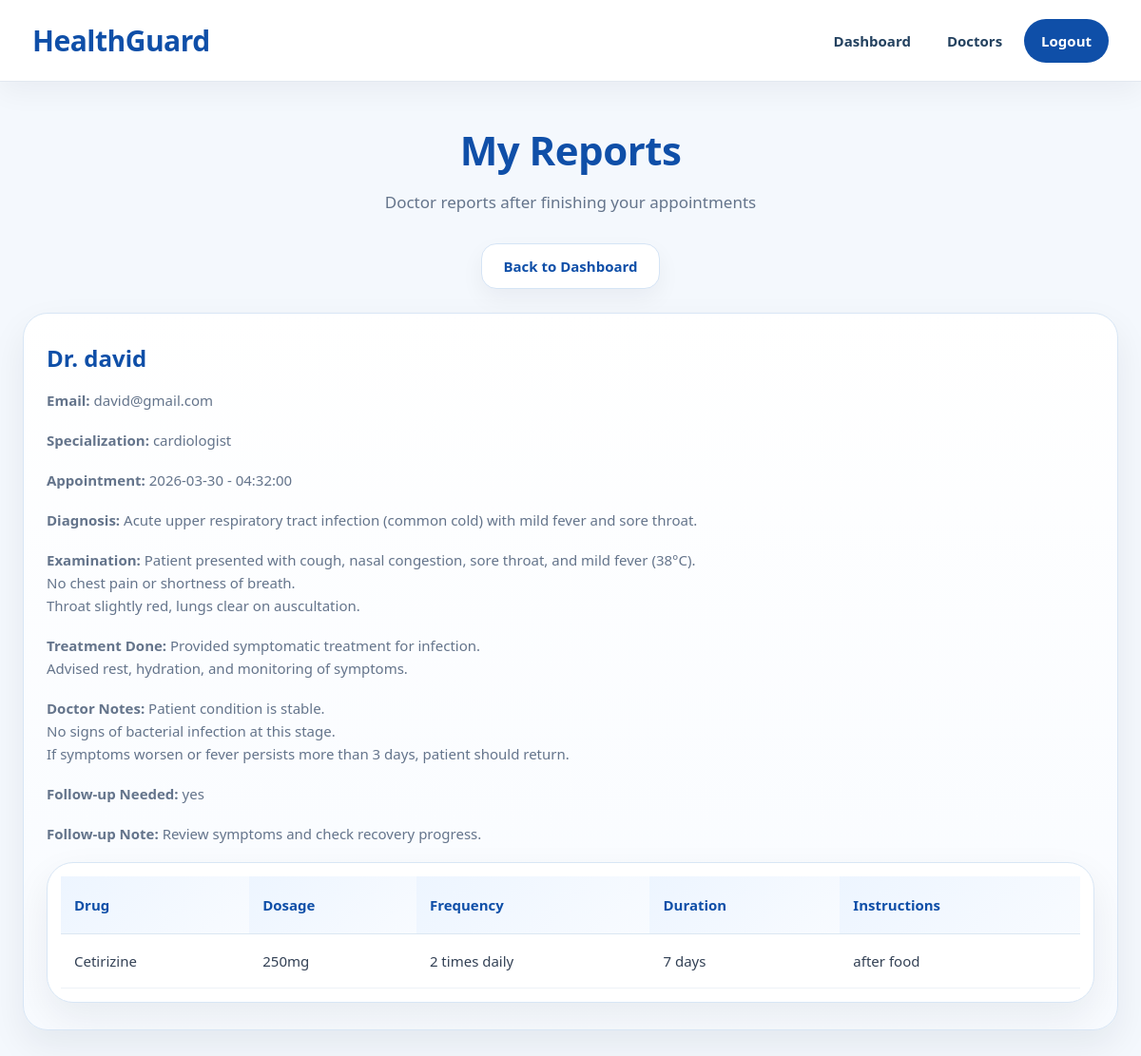
Screenshot of /patient/my_reports.php (signed in) with the database file from the repository.
### tables this page shows
CREATE TABLE IF NOT EXISTS `medical_reports` (
  `report_id` int NOT NULL AUTO_INCREMENT,
  `appointment_id` int NOT NULL,
  `patient_id` int NOT NULL,
  `doctor_id` int NOT NULL,
  `diagnosis` text NOT NULL,
  `examination` text,
  `treatment_done` text,
  `doctor_notes` text,
  `follow_up_needed` enum('no','yes') DEFAULT 'no',
  `follow_up_note` text,
  `created_at` datetime DEFAULT CURRENT_TIMESTAMP,
  `updated_at` datetime DEFAULT CURRENT_TIMESTAMP ON UPDATE CURRENT_TIMESTAMP,
  PRIMARY KEY (`report_id`),
  UNIQUE KEY `appointment_id` (`appointment_id`),
  KEY `fk_medical_reports_patient_user` (`patient_id`),
  KEY `fk_medical_reports_doctor` (`doctor_id`)
);

CREATE TABLE IF NOT EXISTS `users` (
  `user_id` int NOT NULL AUTO_INCREMENT,
  `name` varchar(100) NOT NULL,
  `role` enum('patient','doctor','admin') NOT NULL,
  `email` varchar(100) NOT NULL,
  `password` varchar(255) NOT NULL,
  `created_at` timestamp NULL DEFAULT CURRENT_TIMESTAMP,
  PRIMARY KEY (`user_id`),
  UNIQUE KEY `email` (`email`)
);

CREATE TABLE IF NOT EXISTS `doctors` (
  `doctor_id` int NOT NULL AUTO_INCREMENT,
  `user_id` int NOT NULL,
  `specialization` varchar(100) NOT NULL,
  `license_number` varchar(50) DEFAULT NULL,
  `illness_id` int DEFAULT NULL,
  PRIMARY KEY (`doctor_id`),
  UNIQUE KEY `user_id` (`user_id`),
  KEY `fk_doctors_illnesses_specialization` (`specialization`),
  KEY `fk_doctors_illnesses` (`illness_id`)
);

CREATE TABLE IF NOT EXISTS `appointments` (
  `appointment_id` int NOT NULL AUTO_INCREMENT,
  `patient_id` int NOT NULL,
  `doctor_id` int NOT NULL,
  `appointment_date` date NOT NULL,
  `appointment_time` time NOT NULL,
  `status` varchar(50) NOT NULL DEFAULT 'pending',
  `created_at` datetime NOT NULL DEFAULT CURRENT_TIMESTAMP,
  PRIMARY KEY (`appointment_id`),
  KEY `fk_appointments_patient_user` (`patient_id`),
  KEY `fk_appointments_doctors` (`doctor_id`)
);

CREATE TABLE IF NOT EXISTS `report_drugs` (
  `report_drug_id` int NOT NULL AUTO_INCREMENT,
  `report_id` int NOT NULL,
  `drug_id` int NOT NULL,
  `dosage` varchar(100) NOT NULL,
  `frequency` varchar(100) NOT NULL,
  `duration` varchar(100) NOT NULL,
  `instructions` text,
  `created_at` datetime DEFAULT CURRENT_TIMESTAMP,
  PRIMARY KEY (`report_drug_id`),
  KEY `fk_report_drugs_report` (`report_id`),
  KEY `fk_report_drugs_drug` (`drug_id`)
);

CREATE TABLE IF NOT EXISTS `drugs` (
  `drug_id` int NOT NULL AUTO_INCREMENT,
  `drug_name` varchar(150) NOT NULL,
  `allergy_group` varchar(150) DEFAULT NULL,
  `notes` text,
  `created_at` datetime DEFAULT CURRENT_TIMESTAMP,
  PRIMARY KEY (`drug_id`),
  UNIQUE KEY `drug_name` (`drug_name`)
);

### patient/my_reports.php (the view, shortened to what this page needs)
<?php
$conn = OpenCon();
$patient_id = $_SESSION['user_id'];
$sql = "SELECT medical_reports.*, appointments.appointment_date, appointments.appointment_time,
               users.name AS doctor_name, users.email AS doctor_email, doctors.specialization
        FROM medical_reports
        JOIN appointments ON medical_reports.appointment_id = appointments.appointment_id
        JOIN doctors ON medical_reports.doctor_id = doctors.doctor_id
        JOIN users ON doctors.user_id = users.user_id
        WHERE medical_reports.patient_id='$patient_id'
        ORDER BY medical_reports.created_at DESC";
$result = mysqli_query($conn, $sql);
?>
<!DOCTYPE html>
<html lang="en">
<head>
    <link rel="stylesheet" href="/HealthGuard/style.css">
</head>
<body class="patient-page">
<?php include("../navbar.php"); ?>
<div class="section">
    <h1 class="section-title">My Reports</h1>
    <p class="section-subtitle">Doctor reports after finishing your appointments</p>
    <div class="hero-actions" style="justify-content:center; margin-bottom:25px;">
        <a href="/HealthGuard/patient/patient_dashboard.php" class="secondary-btn">Back to Dashboard</a>
    </div>
    <div class="cards">
        <?php if (mysqli_num_rows($result) > 0) { ?>
            <?php while ($row = mysqli_fetch_assoc($result)) { ?>
                <div class="card">
                    <h3>Dr. <?php echo htmlspecialchars($row['doctor_name']); ?></h3>
                    <p><strong>Email:</strong> <?php echo htmlspecialchars($row['doctor_email']); ?></p>
                    <p><strong>Specialization:</strong> <?php echo htmlspecialchars($row['specialization']); ?></p>
                    <p><strong>Appointment:</strong> <?php echo htmlspecialchars($row['appointment_date']); ?> - <?php echo htmlspecialchars($row['appointment_time']); ?></p>
                    <p><strong>Diagnosis:</strong> <?php echo nl2br(htmlspecialchars($row['diagnosis'])); ?></p>
                    <p><strong>Examination:</strong> <?php echo nl2br(htmlspecialchars($row['examination'])); ?></p>
                    <p><strong>Treatment Done:</strong> <?php echo nl2br(htmlspecialchars($row['treatment_done'])); ?></p>
                    <p><strong>Doctor Notes:</strong> <?php echo nl2br(htmlspecialchars($row['doctor_notes'])); ?></p>
                    <p><strong>Follow-up Needed:</strong> <?php echo htmlspecialchars($row['follow_up_needed']); ?></p>
                    <p><strong>Follow-up Note:</strong> <?php echo nl2br(htmlspecialchars($row['follow_up_note'])); ?></p>
                    <div class="table-wrapper" style="margin-top:18px;">
                        <table>
                            <tr>
                                <th>Drug</th>
                                <th>Dosage</th>
                                <th>Frequency</th>
                                <th>Duration</th>
                                <th>Instructions</th>
                            </tr>
                            <?php
                            $report_id = $row['report_id'];
                            $sqlDrugs = "SELECT report_drugs.*, drugs.drug_name
                                         FROM report_drugs
                                         JOIN drugs ON report_drugs.drug_id = drugs.drug_id
                                         WHERE report_drugs.report_id='$report_id'";
                            $resultDrugs = mysqli_query($conn, $sqlDrugs);
                            ?>
                            <?php if (mysqli_num_rows($resultDrugs) > 0) { ?>
                                <?php while ($rowDrug = mysqli_fetch_assoc($resultDrugs)) { ?>
                                <tr>
                                    <td><?php echo htmlspecialchars($rowDrug['drug_name']); ?></td>
                                    <td><?php echo htmlspecialchars($rowDrug['dosage']); ?></td>
                                    <td><?php echo htmlspecialchars($rowDrug['frequency']); ?></td>
                                    <td><?php echo htmlspecialchars($rowDrug['duration']); ?></td>
                                    <td><?php echo htmlspecialchars($rowDrug['instructions']); ?></td>
                                </tr>
                                <?php } ?>
                            <?php } else { ?>
                                <tr>
                                    <td colspan="5">No medicines prescribed.</td>
                                </tr>
                            <?php } ?>
                        </table>
                    </div>
                </div>
            <?php } ?>
        <?php } ?>
    </div>
</div>
</body>
</html>

### style.css (style rules this page uses)
* { margin: 0; padding: 0; box-sizing: border-box; }
html, body { min-height: 100%; font-family: "Segoe UI", Tahoma, Geneva, Verdana, sans-serif; scroll-behavior: smooth; }
body { background: #f5f8fc; color: #1e293b; line-height: 1.6; }
a { text-decoration: none; transition: 0.25s ease; }
.primary-btn, .secondary-btn, .danger-btn, button, a.primary-btn, a.secondary-btn, a.danger-btn { display: inline-flex !important; align-items: center !important; justify-content: center !important; text-decoration: none !important; font-weight: 800 !important; font-size: 15px !important; line-height: 1 !important; cursor: pointer !important; border-radius: 16px !important; padding: 12px 22px !important; min-height: 48px !important; transition: 0.25s ease !important; border: none; }
.secondary-btn, a.secondary-btn { background: #ffffff !important; color: #1e293b !important; border: 1px solid #d9e4ef !important; box-shadow: 0 10px 24px rgba(15, 23, 42, 0.05) !important; }
.section { width: 100%; max-width: 1380px; margin: 0 auto; padding: 38px 24px 42px; }
.section-title { font-size: 42px; font-weight: 800; text-align: center; margin-bottom: 8px; letter-spacing: -0.5px; }
.section-subtitle { text-align: center; font-size: 17px; color: #64748b; margin-bottom: 30px; }
.hero-actions { display: flex; justify-content: center; align-items: center; gap: 14px; flex-wrap: wrap; }
.cards { display: grid; grid-template-columns: repeat(auto-fit, minmax(270px, 1fr)); gap: 24px; margin-top: 24px; }
.card { border-radius: 26px; padding: 28px 24px; position: relative; overflow: hidden; transition: 0.28s ease; border: 1px solid #e2e8f0; background: #ffffff; box-shadow: 0 16px 38px rgba(15, 23, 42, 0.07); }
.card h3 { font-size: 24px; margin-bottom: 12px; font-weight: 800; }
.card p { color: #64748b; margin-bottom: 18px; font-size: 15px; }
.table-wrapper { width: 100%; overflow-x: auto; background: #ffffff; border-radius: 28px; border: 1px solid #e2e8f0; box-shadow: 0 16px 40px rgba(15, 23, 42, 0.07); padding: 14px; }
table { width: 100%; border-collapse: collapse; min-width: 760px; }
table th { text-align: left; padding: 18px 14px; font-size: 15px; font-weight: 900; color: #0f172a; background: linear-gradient(135deg, #eff6ff, #f8fbff); border-bottom: 1px solid #dbe7f2; }
table td { padding: 16px 14px; border-bottom: 1px solid #edf2f7; color: #334155; font-size: 15px; vertical-align: middle; }
.patient-page { background: #f4f8fd; min-height: 100vh; }
.patient-page .secondary-btn { color: #0f4fa8 !important; border-color: #d5e4f5 !important; }
.patient-page .section-title, .patient-page .form-box h2, .patient-page .card h3 { color: #0f4fa8; }
.patient-page .card { border-color: #d8e6f5; background: linear-gradient(180deg, #ffffff, #f8fbff); }
.patient-page .table-wrapper { border-color: #d8e6f5; }
.patient-page table th { background: linear-gradient(135deg, #edf5ff, #f8fbff); color: #0f4fa8; }

### rows the page displays
medical_reports: users.name "david", users.email "david@gmail.com", doctor.specialization "cardiologist", appointment.appointment_date "2026-03-30", appointment.appointment_time "04:32:00", diagnosis "Acute upper respiratory tract infection (common cold) with mild fever and sore throat.", examination "Patient presented with cough, nasal congestion, sore throat, and mild fever (38°C). No chest pain or shortness of breath. Throat slightly red, lungs clear on auscultation.", treatment_done "Provided symptomatic treatment for infection. Advised rest, hydration, and monitoring of symptoms.", doctor_notes "Patient condition is stable. No signs of bacterial infection at this stage. If symptoms worsen or fever persists more than 3 days, patient should return.", follow_up_needed "yes", follow_up_note "Review symptoms and check recovery progress."
report_drugs: drug.drug_name "Cetirizine", dosage "250mg", frequency "2 times daily", duration "7 days", instructions "after food"
